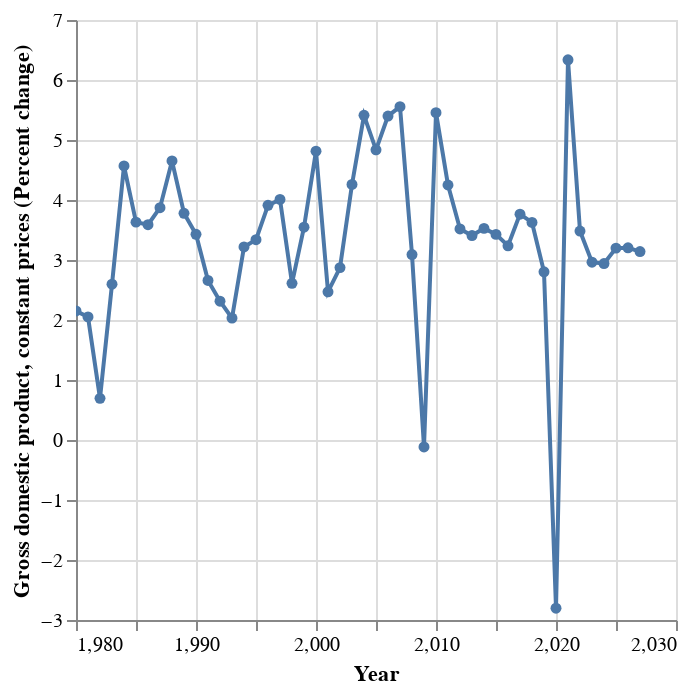

Source (notebook cell):
### Code cell
alt.Chart(df_tmp).mark_line(point=True).encode(
    alt.X('Year').title('Year'),
    alt.Y('World').title(subject+' ('+units+')'),
    tooltip=['Year', 'World']
).interactive()

### Figure 1 — Vega-Lite specification as saved in the notebook (floating-point values rounded to 4 significant figures)
{"config": {"view": {"continuousWidth": 300, "continuousHeight": 300}}, "data": {"name": "data-de29217af8c71837bdc9e198c185e996"}, "mark": {"type": "line", "point": true}, "encoding": {"tooltip": [{"field": "Year", "type": "quantitative"}, {"field": "World", "type": "quantitative"}], "x": {"field": "Year", "title": "Year", "type": "quantitative"}, "y": {"field": "World", "title": "Gross domestic product, constant prices (Percent change)", "type": "quantitative"}}, "params": [{"name": "param_7", "select": {"type": "interval", "encodings": ["x", "y"]}, "bind": "scales"}], "$schema": "https://vega.github.io/schema/vega-lite/v5.8.0.json", "datasets": {"data-de29217af8c71837bdc9e198c185e996": [{"Year": 1980, "World": 2.151}, {"Year": 1981, "World": 2.052}, {"Year": 1982, "World": 0.694}, {"Year": 1983, "World": 2.597}, {"Year": 1984, "World": 4.567}, {"Year": 1985, "World": 3.631}, {"Year": 1986, "World": 3.588}, {"Year": 1987, "World": 3.872}, {"Year": 1988, "World": 4.652}, {"Year": 1989, "World": 3.778}, {"Year": 1990, "World": 3.428}, {"Year": 1991, "World": 2.659}, {"Year": 1992, "World": 2.314}, {"Year": 1993, "World": 2.032}, {"Year": 1994, "World": 3.218}, {"Year": 1995, "World": 3.339}, {"Year": 1996, "World": 3.911}, {"Year": 1997, "World": 4.009}, {"Year": 1998, "World": 2.611}, {"Year": 1999, "World": 3.546}, {"Year": 2000, "World": 4.814}, {"Year": 2001, "World": 2.47}, {"Year": 2002, "World": 2.873}, {"Year": 2003, "World": 4.259}, {"Year": 2004, "World": 5.411}, {"Year": 2005, "World": 4.836}, {"Year": 2006, "World": 5.399}, {"Year": 2007, "World": 5.556}, {"Year": 2008, "World": 3.09}, {"Year": 2009, "World": -0.116}, {"Year": 2010, "World": 5.455}, {"Year": 2011, "World": 4.25}, {"Year": 2012, "World": 3.518}, {"Year": 2013, "World": 3.407}, {"Year": 2014, "World": 3.527}, {"Year": 2015, "World": 3.427}, {"Year": 2016, "World": 3.237}, {"Year": 2017, "World": 3.764}, {"Year": 2018, "World": 3.626}, {"Year": 2019, "World": 2.804}, {"Year": 2020, "World": -2.803}, {"Year": 2021, "World": 6.337}, {"Year": 2022, "World": 3.482}, {"Year": 2023, "World": 2.964}, {"Year": 2024, "World": 2.941}, {"Year": 2025, "World": 3.198}, {"Year": 2026, "World": 3.203}, {"Year": 2027, "World": 3.141}]}}
